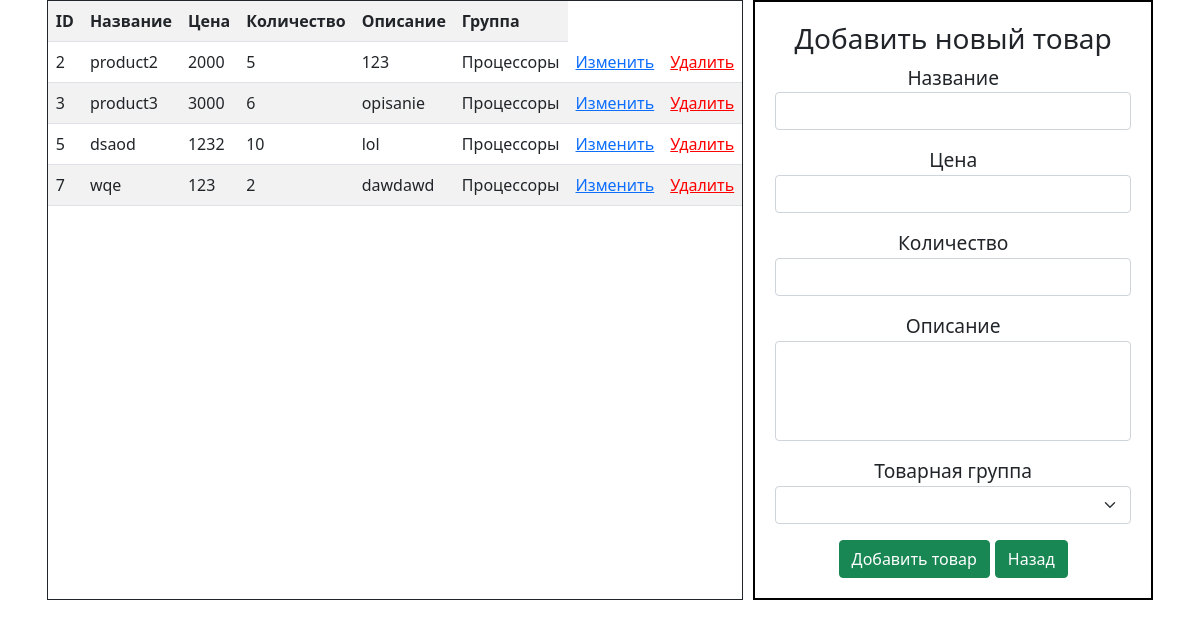
The page /products.php on the database as committed earlier.
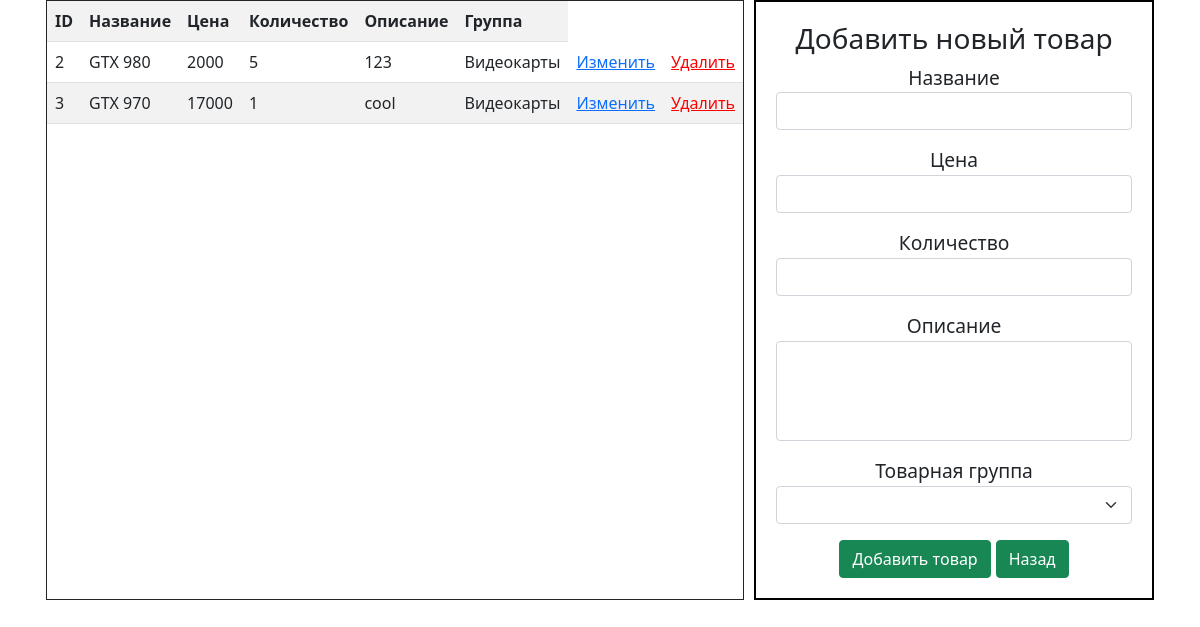
The same page on the database as committed later.
### tables this page shows
CREATE TABLE `products` (
  `id` int(11) NOT NULL,
  `name` varchar(255) DEFAULT NULL,
  `price` bigint(11) DEFAULT NULL,
  `col` int(11) DEFAULT NULL,
  `description` text,
  `id_product_group` int(11) DEFAULT NULL
);

CREATE TABLE `products_groups` (
  `id` int(11) NOT NULL,
  `name` varchar(255) DEFAULT NULL
);

### products.php (the view, shortened to what this page needs)
<?php
require_once 'config/connect.php';
?>
<!doctype html>
<html lang="en">
<head>
    <link rel="stylesheet" href="style.css">
    <link rel="stylesheet" type="text/css" href="https://cdn.jsdelivr.net/npm/bootstrap@5.1.3/dist/css/bootstrap.min.css">
</head>
<body>
    <div class='wrap'>
        <div class="border border-dark">
            <table class='table table-striped'>
                <tr>
                    <th>ID</th>
                    <th>Название</th>
                    <th>Цена</th>
                    <th>Количество</th>
                    <th>Описание</th>
                    <th>Группа</th>
                </tr>
                <?php
                    $products = mysqli_query($connect, "SELECT products.id, products.name, price, col, description, products_groups.name FROM products, products_groups WHERE products.id_product_group = products_groups.id;");
                    $group =  mysqli_query($connect, "SELECT id, name From products_groups");
                    $products = mysqli_fetch_all($products);
                    $group = mysqli_fetch_all($group);
                    foreach ($products as $product) {
                        ?>
                            <tr>
                                <td><?= $product[0] ?></td>
                                <td><?= $product[1] ?></td>
                                <td><?= $product[2] ?></td>
                                <td><?= $product[3] ?></td>
                                <td><?= $product[4] ?></td>
                                <td><?= $product[5] ?></td>
                                <td><a href="update_products.php?id=<?= $product[0] ?>">Изменить</a></td>
                                <td><a style="color: red;" href="vendor/delete_products.php?id=<?= $product[0] ?>">Удалить</a></td>
                            </tr>
                        <?php
                    }
                ?>
            </table>
        </div>
        <form action="vendor/create_products.php" method="post" class='space'>
            <div class='row align-items-start'>
                <big><h3>Добавить новый товар</h3>
                <p>Название
                <input class="form-control" type="text" name="name"></p>
                <p>Цена
                <input class="form-control" type="number" name="price"></p>
                <p>Количество
                <input class="form-control" type="number" name="col"></p>
                <p>Описание
                <textarea class="form-control textarea" name="description"></textarea></p>
                <p>Товарная группа
                <select class="form-select" class="form-select" name="group" id="country">
                  <option value="" selected="selected"></option>
                  <?php
                     foreach($group as $val){
                          echo '<option value="'. $val[0] .'" ' . $selected . ' >'. $val[1] .'</option>';
                     }
                   ?>
                </select></p>
                <button class="btn btn-success" type="submit">Добавить товар</button>
                <button class="btn btn-success" type="button" onclick="location.href='http://crud:8080/index1.php'">Назад</button>
            </div>
        </form>
    </div>
</body>
</html>

### style.css (style rules this page uses)
form { width: 1000px; }
.wrap { display: flex; flex-direction: row; justify-content: center; }
.space { padding: 20px; background: white; border: 2px solid black; margin-left: 10px; width: 400px; text-align: center; }
.textarea { resize: none; height: 100px; }

### products.php (style rules this page uses)
th, td { padding: 10px; }
th { background: #606060; color: #fff; }
td { background: #b5b5b5; }
.space { padding: 20px; background: white; border: 2px solid black; margin-left: 10px; width: 400px; text-align: center; }
.wrap { display: flex; flex-direction: row; justify-content: center; }
.textarea { resize: none; height: 100px; }

Rows that differ between the two databases and show on the page:
removed products: id "5", name "dsaod", price "1232", col "10", description "lol", products_groups.name "Процессоры"
removed products: id "7", name "wqe", price "123", col "2", description "dawdawd", products_groups.name "Процессоры"
changed products id 2: name "product2" → "GTX 980"; products_groups.name "Процессоры" → "Видеокарты"
changed products id 3: name "product3" → "GTX 970"; price "3000" → "17000"; col "6" → "1"; description "opisanie" → "cool"; products_groups.name "Процессоры" → "Видеокарты"
